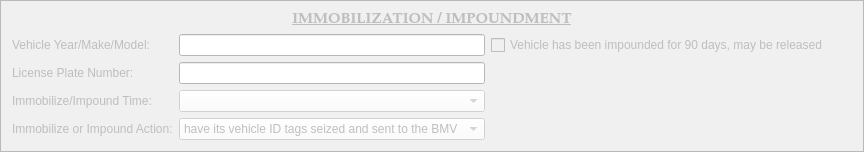
        <widget class="QFrame" name="impoundment_frame">
         <property name="enabled">
          <bool>false</bool>
         </property>
         <property name="styleSheet">
          <string notr="true">background-color: rgb(240, 240, 240);</string>
         </property>
         <property name="frameShape">
          <enum>QFrame::StyledPanel</enum>
         </property>
         <property name="frameShadow">
          <enum>QFrame::Raised</enum>
         </property>
         <layout class="QGridLayout" name="gridLayout_10" columnstretch="1,1,1,0,0,0,0">
          <item row="0" column="0" colspan="7">
           <widget class="QLabel" name="label_13">
            <property name="font">
             <font>
              <family>Palatino Linotype</family>
              <pointsize>11</pointsize>
              <weight>75</weight>
              <italic>false</italic>
              <bold>true</bold>
              <underline>true</underline>
             </font>
            </property>
            <property name="text">
             <string>IMMOBILIZATION / IMPOUNDMENT</string>
            </property>
            <property name="alignment">
             <set>Qt::AlignCenter</set>
            </property>
           </widget>
          </item>
          <item row="2" column="0">
           <widget class="QLabel" name="label_3">
            <property name="text">
             <string>License Plate Number:</string>
            </property>
           </widget>
          </item>
          <item row="1" column="1">
           <widget class="QLineEdit" name="vehicle_make_model_box">
            <property name="styleSheet">
             <string notr="true">background-color: rgb(255, 255, 255);</string>
            </property>
           </widget>
          </item>
          <item row="1" column="0">
           <widget class="QLabel" name="label_28">
            <property name="text">
             <string>Vehicle Year/Make/Model:</string>
            </property>
           </widget>
          </item>
          <item row="3" column="0">
           <widget class="QLabel" name="label_20">
            <property name="text">
             <string>Immobilize/Impound Time:</string>
            </property>
           </widget>
          </item>
          <item row="2" column="1">
           <widget class="QLineEdit" name="vehicle_license_plate_box">
            <property name="styleSheet">
             <string notr="true">background-color: rgb(255, 255, 255);</string>
            </property>
           </widget>
          </item>
          <item row="3" column="1">
           <widget class="NoScrollComboBox" name="vehicle_impound_time_box">
            <property name="focusPolicy">
             <enum>Qt::StrongFocus</enum>
            </property>
            <property name="styleSheet">
             <string notr="true">background-color: rgb(255, 255, 255);</string>
            </property>
            <item>
             <property name="text">
              <string/>
             </property>
            </item>
            <item>
             <property name="text">
              <string>30 days</string>
             </property>
            </item>
            <item>
             <property name="text">
              <string>60 days</string>
             </property>
            </item>
            <item>
             <property name="text">
              <string>90 days</string>
             </property>
            </item>
            <item>
             <property name="text">
              <string>180 days</string>
             </property>
            </item>
           </widget>
          </item>
          <item row="4" column="0">
           <widget class="QLabel" name="label_31">
            <property name="text">
             <string>Immobilize or Impound Action:</string>
            </property>
           </widget>
          </item>
          <item row="4" column="1">
           <widget class="NoScrollComboBox" name="vehicle_impound_action_box">
            <property name="focusPolicy">
             <enum>Qt::StrongFocus</enum>
            </property>
            <property name="styleSheet">
             <string notr="true">background-color: rgb(255, 255, 255);</string>
            </property>
            <item>
             <property name="text">
              <string>have its vehicle ID tags seized and sent to the BMV</string>
             </property>
            </item>
            <item>
             <property name="text">
              <string>be immobilized</string>
             </property>
            </item>
           </widget>
          </item>
          <item row="1" column="2">
           <widget class="QCheckBox" name="vehicle_release_checkBox">
            <property name="text">
             <string>Vehicle has been impounded for 90 days, may be released</string>
            </property>
           </widget>
          </item>
         </layout>
        </widget>
